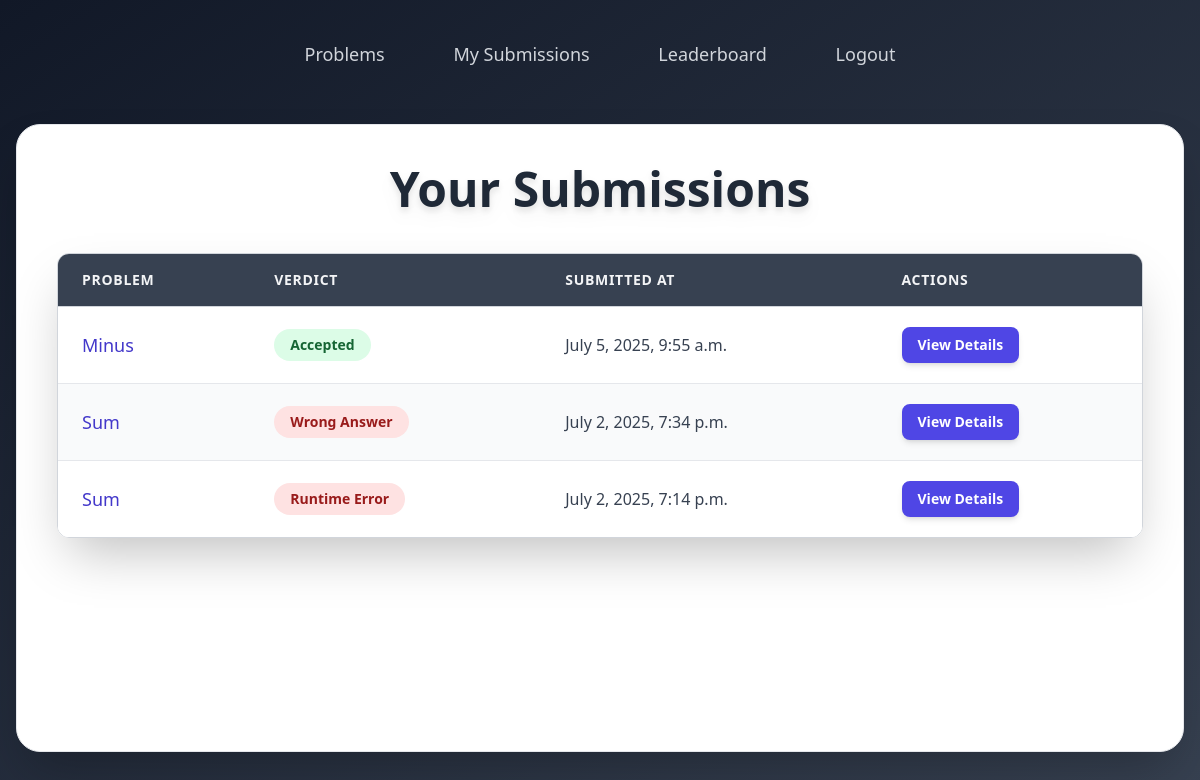
Screenshot of /submissions/history/ (signed in) with the database file from the repository.
### submissions/models.py (models this page shows, shortened)
class Submission(models.Model):
    STATUS_CHOICES = [
        ('Accepted', 'Accepted'),
        ('Wrong Answer', 'Wrong Answer'),
        ('Time Limit Exceeded', 'Time Limit Exceeded'),
        ('Runtime Error', 'Runtime Error'),
    ]
    user = models.ForeignKey(User, on_delete=models.CASCADE)
    problem = models.ForeignKey(Problem, on_delete=models.CASCADE)
    code = models.TextField()
    language = models.CharField(max_length=20, default='python')
    created_at = models.DateTimeField(auto_now_add=True)
    verdict = models.CharField(max_length=20, choices=STATUS_CHOICES)
    output = models.TextField()
    error = models.TextField()

### problems/models.py (models this page shows, shortened)
class Problem(models.Model):
    DIFFICULTY_CHOICES = [
        ('Easy', 'Easy'),
        ('Medium', 'Medium'),
        ('Hard', 'Hard'),
    ]
    title = models.CharField(max_length=200)
    description = models.TextField()
    input_description = models.TextField()
    output_description = models.TextField()
    constraints = models.TextField()
    sample_input = models.TextField()
    sample_output = models.TextField()
    difficulty = models.CharField(max_length=10, choices=DIFFICULTY_CHOICES)
    tags = models.ManyToManyField(Tag, related_name='problems')
    slug = models.SlugField(unique=True)

### submissions/views.py (the view)
# urls.py: path('history/', views.submission_history, name='submission_history'),
@login_required
def submission_history(request):
    submissions = Submission.objects.filter(user=request.user).order_by('-created_at')
    return render(request, 'submissions/history.html', {'submissions': submissions})

### templates/submissions/history.html (shortened to what this page needs)
<!DOCTYPE html>
<html lang="en">
<head>
    <script src="https://cdn.tailwindcss.com"></script>
</head>
<body class="bg-gradient-to-br from-gray-900 to-gray-700 min-h-screen font-sans text-gray-100 flex flex-col p-4">
    <header class="w-full flex justify-center py-6 mb-8 px-4">
        <nav class="space-x-8 text-lg font-medium">
            <a href="/" class="text-gray-300 hover:text-white transition duration-200 ease-in-out px-4 py-2 rounded-lg">Problems</a>
            <a href="/submissions/history/" class="text-gray-300 hover:text-white transition duration-200 ease-in-out px-4 py-2 rounded-lg">My Submissions</a>
            <a href="/submissions/leaderboard/" class="text-gray-300 hover:text-white transition duration-200 ease-in-out px-4 py-2 rounded-lg">Leaderboard</a>
            {% if user.is_authenticated %}
                <a href="/accounts/logout/" class="text-gray-300 hover:text-white transition duration-200 ease-in-out px-4 py-2 rounded-lg">Logout</a>
            {% else %}
                <a href="/accounts/login/" class="text-gray-300 hover:text-white transition duration-200 ease-in-out px-4 py-2 rounded-lg">Login</a>
            {% endif %}
        </nav>
    </header>
    <div class="bg-white p-10 rounded-3xl shadow-2xl w-full mx-auto max-w-7xl flex-grow border border-gray-200 mb-8">
        <h2 class="text-5xl font-extrabold text-center text-gray-800 mb-10 drop-shadow-lg">Your Submissions</h2>
        <div class="overflow-x-auto shadow-2xl rounded-xl border border-gray-300">
            <table class="min-w-full divide-y divide-gray-300">
                <thead class="bg-gray-700">
                    <tr>
                        <th scope="col" class="px-6 py-4 text-left text-sm font-semibold text-gray-100 uppercase tracking-wider">
                            Problem
                        </th>
                        <th scope="col" class="px-6 py-4 text-left text-sm font-semibold text-gray-100 uppercase tracking-wider">
                            Verdict
                        </th>
                        <th scope="col" class="px-6 py-4 text-left text-sm font-semibold text-gray-100 uppercase tracking-wider">
                            Submitted At
                        </th>
                        <th scope="col" class="px-6 py-4 text-left text-sm font-semibold text-gray-100 uppercase tracking-wider">
                            Actions
                        </th>
                    </tr>
                </thead>
                <tbody class="bg-white divide-y divide-gray-200">
                    {% for submission in submissions %}
                    <tr class="{% cycle 'bg-white' 'bg-gray-50' %} hover:bg-gray-100 transition duration-150 ease-in-out">
                        <td class="px-6 py-5 whitespace-nowrap text-lg font-medium text-indigo-700">
                            <a href="{% url 'problem_detail' submission.problem.slug %}" class="hover:underline">
                                {{ submission.problem.title }}
                            </a>
                        </td>
                        <td class="px-6 py-5 whitespace-nowrap">
                            <span class="inline-flex items-center px-4 py-1.5 rounded-full text-sm font-semibold
                                {% if submission.verdict == 'Accepted' %}
                                    bg-green-100 text-green-800
                                {% elif submission.verdict == 'Wrong Answer' or submission.verdict == 'Runtime Error' or submission.verdict == 'Time Limit Exceeded' or submission.verdict == 'Memory Limit Exceeded' %}
                                    bg-red-100 text-red-800
                                {% else %}
                                    bg-yellow-100 text-yellow-800
                                {% endif %}">
                                {{ submission.verdict }}
                            </span>
                        </td>
                        <td class="px-6 py-5 whitespace-nowrap text-base text-gray-700">
                            {{ submission.created_at }}
                        </td>
                        <td class="px-6 py-5 whitespace-nowrap text-sm text-gray-700">
                            <button
                                onclick="showSubmissionDetails(
                                    `{{ submission.code|escapejs }}`,
                                    `{{ submission.output|default:''|escapejs }}`,
                                    `{{ submission.error|default:''|escapejs }}`
                                )"
                                class="px-4 py-2 bg-indigo-600 text-white font-semibold rounded-lg shadow-md hover:bg-indigo-700 focus:outline-none focus:ring-2 focus:ring-indigo-500 focus:ring-offset-2 transition-all duration-200 transform hover:scale-105 active:scale-95"
                            >
                                View Details
                            </button>
                        </td>
                    </tr>
                    {% endfor %}
                </tbody>
            </table>
        </div>
    </div>
</body>
</html>

### rows the page displays
Submission: problem "Minus", verdict "Accepted", created_at "July 5, 2025, 9:55 a.m."
Submission: problem "Sum", verdict "Wrong Answer", created_at "July 2, 2025, 7:34 p.m."
Submission: problem "Sum", verdict "Runtime Error", created_at "July 2, 2025, 7:14 p.m."
